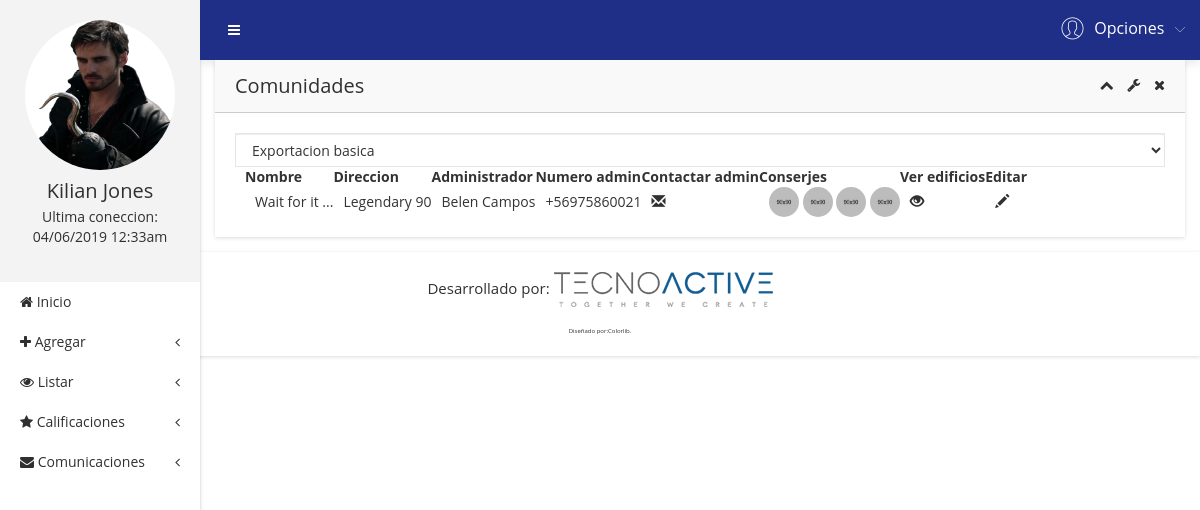
The app's page /?c=Usuario&a=Comunidades (signed in), older data.
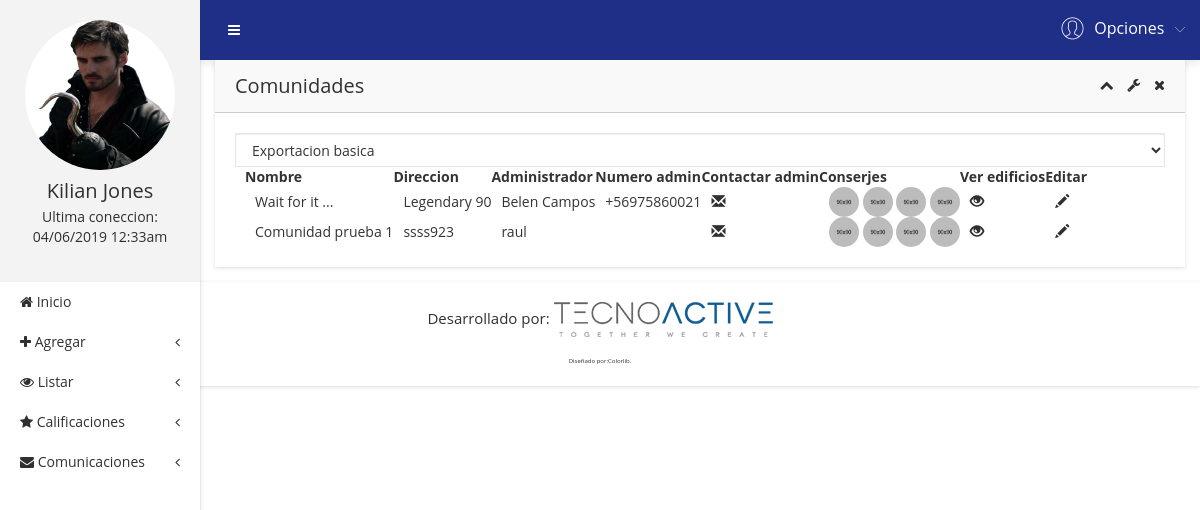
The same page, newer data.
### tables this page shows
CREATE TABLE `comunidad` (
  `idComunidad` int(6) NOT NULL AUTO_INCREMENT,
  `idAdmin` int(6) NOT NULL,
  `nombreComunidad` varchar(30) NOT NULL,
  `direccionComunidad` varchar(30) NOT NULL,
  `idRegion` int(20) NOT NULL,
  `idComuna` int(20) NOT NULL,
  PRIMARY KEY (`idComunidad`)
);

CREATE TABLE `usuario` (
  `idUsuario` int(11) NOT NULL AUTO_INCREMENT,
  `nombre` varchar(30) NOT NULL,
  `rut` varchar(12) NOT NULL,
  `password` varchar(15) NOT NULL,
  `correo` varchar(60) NOT NULL,
  `idEdificio` int(10) DEFAULT NULL,
  `direccion` varchar(200) DEFAULT NULL,
  `idComuna` int(10) DEFAULT NULL,
  `idRegion` int(10) DEFAULT NULL,
  `Nacionalidad` varchar(30) DEFAULT NULL,
  `fotoPerfil` varchar(200) DEFAULT NULL,
  `fechaNacimiento` date DEFAULT NULL,
  `ultimaConexion` varchar(30) DEFAULT NULL,
  `idTipo` int(4) NOT NULL DEFAULT '1',
  `telefonoUsuario` varchar(60) DEFAULT NULL,
  `estadoUsuario` int(2) NOT NULL DEFAULT '0',
  `descripcionUsuario` varchar(200) DEFAULT NULL,
  `idDepartamento` int(11) DEFAULT NULL,
  PRIMARY KEY (`idUsuario`)
);

### controller/usuario.controller.php (called while the page is built, shortened)
<?php
require_once 'model/comunidad.php';
class UsuarioController
{
    public function Comunidades()
    {
        $co = new Comunidad();
        require_once 'view/header.php';
        require_once 'view/listarComunidad.php';
        require_once 'view/footer.php';
    }
}
 ?>

### model/database.php (called while the page is built, shortened)
<?php
class Database
{
	public static function Conn()
	{
		$conn = new PDO('mysql:host=localhost;dbname=awake','root','',array(PDO::MYSQL_ATTR_INIT_COMMAND=>'SET NAMES \'UTF8\''));
		$conn -> setAttribute(PDO::ATTR_ERRMODE,PDO::ERRMODE_EXCEPTION);
		return $conn;
	}
}
?>

### model/comunidad.php (called while the page is built, shortened)
<?php
class Comunidad
{
  private $conn;
  public function __CONSTRUCT()
   {
       try
       {
         $this->conn = Database::Conn();
       }
       catch(Exception $e)
       {
         die($e->getMessage());
       }
   }
   public function listar()
   {
      $sql = $this->conn->prepare("SELECT * FROM comunidad c join usuario u on c.idAdmin = u.idUsuario");
      $sql->execute();
      return $sql->fetchAll(PDO::FETCH_OBJ);
   }
}
 ?>

### view/listarComunidad.php (the view, shortened to what the changed rows need)
        <div class="admin-dashone-data-table-area">
            <div class="container-fluid">
                <div class="row">
                    <div class="col-lg-12">
                        <div class="sparkline8-list shadow-reset">
                            <div class="sparkline8-hd">
                                <div class="main-sparkline8-hd">
                                    <h1>Comunidades</h1>
                                </div>
                            </div>
                            <div class="sparkline8-graph">
                                <div class="datatable-dashv1-list custom-datatable-overright">
                                    <table id="table" data-toggle="table" data-pagination="true" data-search="true" data-show-columns="true"  data-key-events="true" data-show-toggle="true" data-resizable="true" data-cookie="true" data-cookie-id-table="saveId" data-show-export="true" data-click-to-select="true" data-toolbar="#toolbar">
                                        <thead>
                                            <tr>
                                                <th data-field="state" data-checkbox="true"></th>
                                                <th data-field="Nombre" data-editable="true">Nombre</th>
                                                <th data-field="Direccion" data-editable="true">Direccion</th>
                                                <th data-field="Administrador" data-editable="true">Administrador</th>
                                                <th data-field="Numero Administrador" data-editable="true">Numero admin</th>
                                                <th data-field="Contactar Administrador" data-editable="true">Contactar admin</th>
                                                <th data-field="Conserjes" data-editable="true">Conserjes</th>
                                                <th data-field="Ver edificios" data-editable="true">Ver edificios</th>
                                                <th data-field="Editar" data-editable="true">Editar</th>
                                            </tr>
                                        </thead>
                                        <tbody>
                                            <tr>
                                                <?php foreach ($co->listar() as $row): ?>
                                                  <td></td>
                                                  <td><?php echo $row->nombreComunidad ?></td>
                                                  <td><?php echo $row->direccionComunidad ?></td>
                                                  <td><?php echo $row->nombre ?></td>
                                                  <td><?php echo $row->telefonoUsuario ?></td>
                                                  <td class="centrado"><a href="#"><span class="glyphicon glyphicon-envelope"></span></a></td>
                                                  <td><div class="support-list-img">
                                                      <a href="#"><img src="assets/img/notification/1.jpg" alt="" />
                                                      </a>
                                                      <a href="#"><img src="assets/img/notification/2.jpg" alt="" />
                                                      </a>
                                                      <a href="#"><img src="assets/img/notification/3.jpg" alt="" />
                                                      </a>
                                                      <a href="#"><img src="assets/img/notification/4.jpg" alt="" />
                                                      </a>
                                                  </div></td>
                                                  <td class="centrado"><a href="?c=Usuario&a=EdificiosPorComunidad&id=<?php echo $row->idComunidad ?>"<span class="glyphicon glyphicon-eye-open"></span></a></td>
                                                  <td class="centrado"><a href="#"<span class="glyphicon glyphicon-pencil"></span></a></td>
                                              </tr>
                                                <?php endforeach; ?>
                                        </tbody>
                                    </table>
                                </div>
                            </div>
                        </div>
                    </div>
                </div>
            </div>
        </div>
    </div>
</div>

Row changes from the older to the newer data that the page shows:
added comunidad: nombreComunidad "Comunidad prueba 1", direccionComunidad "ssss923", usuario.nombre "raul"
